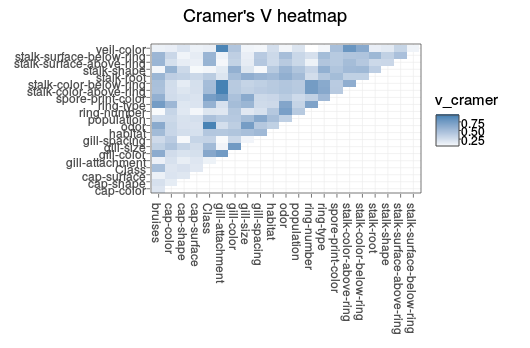

This figure's R source:
# Library -----------------------------------------------------------------

library(data.table) # data mgmt
library(gtools) # combination
library(ggplot2) # graphics
library(plotly) # interactive graphics


# Loading the mushroom dataset  -------------------------------------------
# https://archive.ics.uci.edu/ml/datasets/Mushroom

theUrl <- "https://archive.ics.uci.edu/ml/machine-learning-databases/mushroom/agaricus-lepiota.data"
mushrooms <- read.table(file = theUrl, header = FALSE, sep = ",")

# variables names
# https://rstudio-pubs-static.s3.amazonaws.com/169791_2924e5aa237549ae8a9af2ddabfebaa5.html
mush_names<-c("Class","cap-shape","cap-surface","cap-color","bruises","odor",
              "gill-attachment","gill-spacing","gill-size","gill-color","stalk-shape",
              "stalk-root","stalk-surface-above-ring","stalk-surface-below-ring",
              "stalk-color-above-ring","stalk-color-below-ring","veil-type",
              "veil-color","ring-number","ring-type","spore-print-color",
              "population","habitat")
colnames(mushrooms) <- mush_names
mushrooms <- as.data.table(mushrooms)

# Remove veil-type because the variable only have 1 level
str(mushrooms)
mushrooms[, "veil-type"  := NULL]
cat_var <- colnames(mushrooms)



# Cramer's V calculation --------------------------------------------------

# Function to compute Cramer's V
# https://www.r-bloggers.com/example-8-39-calculating-cramers-v/
cv.test = function(x,y) {
  CV = sqrt(chisq.test(x, y, correct=FALSE)$statistic /
              (length(x)[1] * (min(length(unique(x))[1],length(unique(y))[1]) - 1)))
  return(as.numeric(CV))
}

# Apply the function to the combination of categorical variable
v_cramer_all <- function(cat_var, df){
  cat_var_grid <- data.table(combinations(n = length(cat_var), r = 2, v = cat_var, repeats.allowed = FALSE))
  
  do.call(rbind,
          apply(cat_var_grid, 1, function(x){
            tmp <- as.character(x)
            vec1 <- unlist(df[,tmp[1], with = FALSE])
            vec2 <- unlist(df[,tmp[2], with = FALSE])
            
            data.table(
              variable_x = tmp[1],
              variable_y = tmp[2],
              chi2 = chisq.test(x = vec1, vec2, correct=FALSE)$p.value,
              v_cramer = cv.test(x = vec1, y = vec2)
            )
          }))
  
}

results <- v_cramer_all(cat_var = cat_var, df = mushrooms)



# Heatmap vizualisation with ggplot2  -------------------------------------

g <- ggplot(results, aes(variable_x, variable_y)) +
  geom_tile(aes(fill = v_cramer), colour = "black") +
  theme(axis.text.x=element_text(angle=45, hjust=1)) +
  scale_fill_gradient(low = "white", high = "steelblue") +
  theme_bw() + xlab(NULL) + ylab(NULL) +
  theme(axis.text.x=element_text(angle = -90, hjust = 0)) +
  ggtitle("Cramer's V heatmap")

ggplotly(g)
